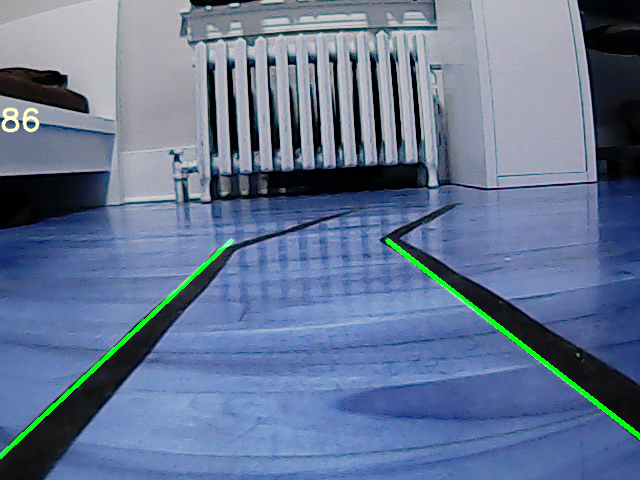
#> input picture AutonomousCar/000_086.png, 640 x 480 px, given in place of the camera
$ python laneDetectionModule.py
#> lines starting #> are read from the running program, lines starting #| are printed output that depends on the picture; after the words box and inside, x2 and y2 are one past the last pixel; in counts of white or black regions, pixels touching at a corner belong together
##################################################################################################################

# This module defines all the functions for image processing in order to detect lines and calculate steering angle.

###################################################################################################################

# Import packages
import cv2
import numpy as np
import math


'''
description: Calculate region of interest
param: image, points
return: image
'''
def ROI(img, vertices):
    mask = np.zeros_like(img)
    matchMaskColor = 255
    cv2.fillPoly(mask, vertices, matchMaskColor)
    maskedImage = cv2.bitwise_and(img, mask)
    return maskedImage


'''
description: Display detected lines in a separate window
param: image, lines
return: image
'''
def displayLines(img, lines):
    copyImage = np.copy(img)
    emptyImage = np.zeros((copyImage.shape[0], copyImage.shape[1], 3), dtype=np.uint8)

    if lines is None:
        return None
    else:
        for line in lines:
            for x1, y1, x2, y2 in line:
                cv2.line(emptyImage, (x1, y1), (x2, y2), (0, 255, 0), thickness=3)
        img = cv2.addWeighted(img, 0.8, emptyImage, 1, 0.0)

    return img


'''
description: Calculate ceneter lines from left and right boundry lines
param: image, lines
return: lines
'''
def findBoundryLines(img, lines):
    height, width, channel = img.shape
    laneLines = []
    leftLaneLine = []
    rightLaneLine = []
    leftBoundary = width * 2/3
    rightBoundary = width / 3

    if lines is None:
        print('No lane lines detected')
        return laneLines
    else:
        for line in lines:
            for x1, y1, x2, y2 in line:
                if x1 == x2:
                    continue
                fit = np.polyfit((x1, x2), (y1, y2), 1)
                slope = fit[0]
                intercept = fit[1]
                if slope < 0:
                    if x1 < leftBoundary and x2 < leftBoundary:
                        leftLaneLine.append((slope, intercept))
                else:
                    if x1 > rightBoundary and x2 > rightBoundary:
                        rightLaneLine.append((slope, intercept))

        leftAverage = np.average(leftLaneLine, axis=0)
        if len(leftLaneLine) > 0:
            slope, intercept = leftAverage
            y1 = height  # bottom of the frame
            y2 = int(y1 * 1 / 2)  # make points from middle of the frame down

            # bound the coordinates within the frame
            x1 = max(-width, min(2 * width, int((y1 - intercept) / slope)))
            x2 = max(-width, min(2 * width, int((y2 - intercept) / slope)))
            laneLines.append([[x1, y1, x2, y2]])
        rightAverage = np.average(rightLaneLine, axis=0)

        if len(rightLaneLine) > 0:
            slope, intercept = rightAverage
            y1 = height  # bottom of the frame
            y2 = int(y1 * 1 / 2)  # make points from middle of the frame down

            # bound the coordinates within the frame
            x1 = max(-width, min(2 * width, int((y1 - intercept) / slope)))
            x2 = max(-width, min(2 * width, int((y2 - intercept) / slope)))
            laneLines.append([[x1, y1, x2, y2]])
            print(len(laneLines))

    return laneLines


'''
description: Calculate steering angle from the center line(caluculated above)
param: image, lines
return: int
'''
def findSteeringAngle(frame, laneLines):
    if laneLines == 0:
        return -90
    else:
        height, width, _ = frame.shape
        if len(laneLines) == 1:
            x1, _, x2, _ = laneLines[0][0]
            x_offset = x2 - x1
        else:
            _, _, left_x2, _ = laneLines[0][0]
            _, _, right_x2, _ = laneLines[1][0]
            camera_mid_offset_percent = 0.02 # 0.0 means car pointing to center, -0.03: car is centered to left, +0.03 means car pointing to right
            mid = int(width / 2 * (1 + camera_mid_offset_percent))
            x_offset = (left_x2 + right_x2) / 2 - mid

        # find the steering angle, which is angle between navigation direction to end of center line
        y_offset = int(height / 2)

        angle_to_mid_radian = math.atan(x_offset / y_offset)  # angle (in radian) to center vertical line
        angle_to_mid_deg = int(angle_to_mid_radian * 180.0 / math.pi)  # angle (in degrees) to center vertical line
        steering_angle = angle_to_mid_deg + 90  # this is the steering angle needed by picar front wheel

        return steering_angle


'''
description: Core function of the module
             - returns steering angle when you pass images as a parameter
             - call all the function we defined above
param: image
return: int(steering angle)
'''
def steeringAngleFromImage(image):
    i=0

    #------------------------------   Image Preprocessing steps   --------------------------------------------

    image = cv2.cvtColor(image, cv2.COLOR_BGR2RGB)
    kernel = np.ones((5, 5), np.uint8)
    erosion = cv2.erode(image, kernel, iterations=1)
    dialation = cv2.dilate(image, kernel, iterations=1)
    blackwhiteimage = cv2.cvtColor(dialation, cv2.COLOR_BGR2GRAY)
    edges = cv2.Canny(blackwhiteimage, 100, 200, apertureSize=3)


    ##----------------------------------   Display Images from each preprocessing step  ----------------------------
    cv2.imshow('Original', image)
    cv2.imshow("dialation", dialation)
    cv2.imshow('B/W', blackwhiteimage)
    cv2.imshow("erosion", erosion)
    cv2.imshow('Edge Detection', edges)


    #---------------------------------------  Define the Region of Interest    -------------------------------------

    height = edges.shape[0]
    width = edges.shape[1]

    ROI_vertices = [
        (0, height * 1 / 2),
        (width, height * 1 / 2),
        (width, height),
        (0, height)
    ]

    ROIimage = ROI(edges, np.array([ROI_vertices], np.int32), )

    #Detecting Lines using HoughLines Algorithm
    lines = cv2.HoughLinesP(ROIimage, 1, np.pi / 180, 100, minLineLength=100, maxLineGap=10)

    lane_lines = findBoundryLines(image, lines)
    steeringAngle = findSteeringAngle(image, lane_lines)
    return steeringAngle

'''
description: main function - testing all the functions we have defined in the module
param: None
return: none
'''
def main():
    camera = cv2.VideoCapture(-1)
    camera.set(3, 640)
    camera.set(4, 480)

    while (camera.isOpened()):

        ret, image = camera.read()
#> image is the input picture: shape (480, 640, 3); mean B, G, R 146.8, 117.1, 99.3
        steeringAngle = steeringAngleFromImage(image)
#> in steeringAngleFromImage, `erosion = cv2.erode(image, kernel, iterations=1)`:
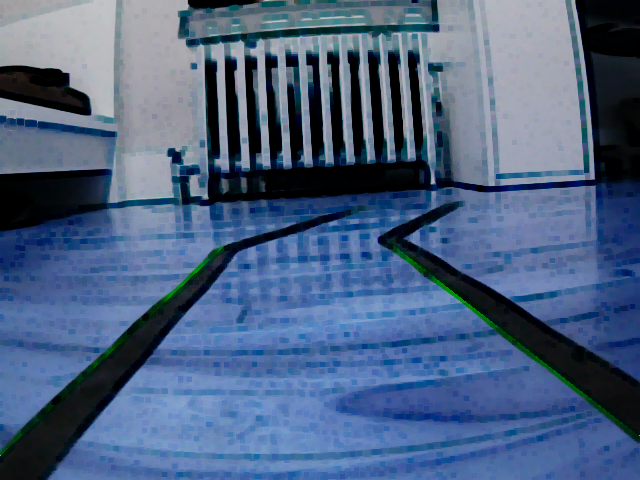
#> erosion: shape (480, 640, 3); mean R, G, B 76.6, 97.9, 129.9
#> in steeringAngleFromImage, `dialation = cv2.dilate(image, kernel, iterations=1)`:
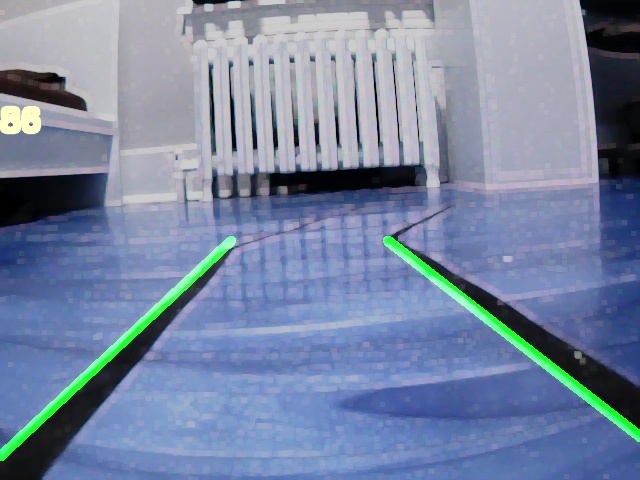
#> dialation: shape (480, 640, 3); mean R, G, B 119.5, 134.2, 161.7
#> in steeringAngleFromImage, `blackwhiteimage = cv2.cvtColor(dialation, cv2.COLOR_BGR2GRAY)`:
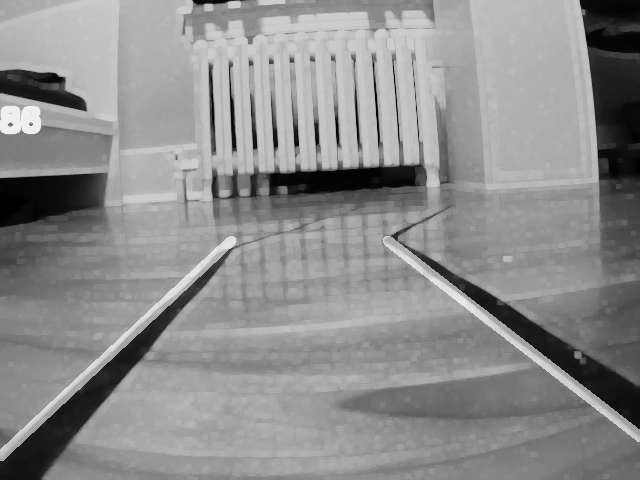
#> blackwhiteimage: shape (480, 640); min 0, max 239, mean 140.8
#> in steeringAngleFromImage, `edges = cv2.Canny(blackwhiteimage, 100, 200, apertureSize=3)`:
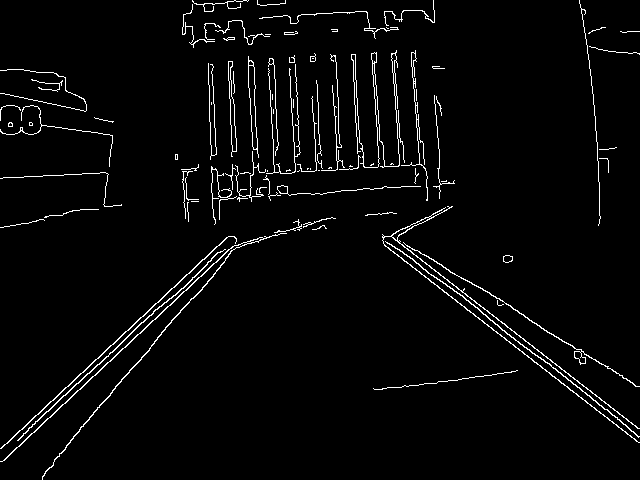
#> edges: shape (480, 640); 3.2% white in thin lines or dots
#> in ROI, `cv2.fillPoly(mask, vertices, matchMaskColor)`:
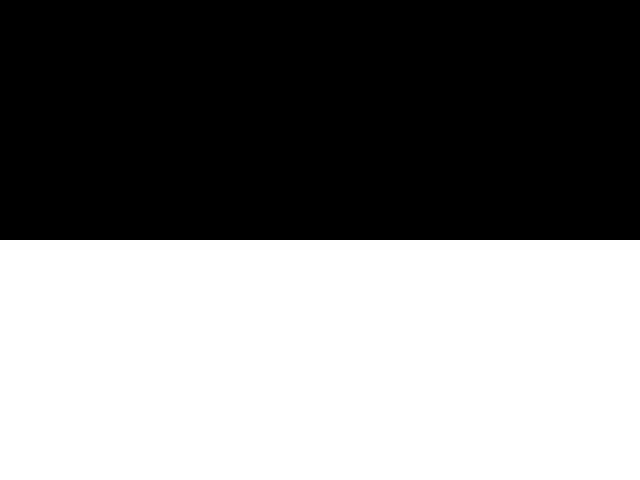
#> mask: shape (480, 640); 50% white; 1 white region, box (x1, y1, x2, y2) and area: (0, 240, 640, 480) 153600
#> in ROI, `maskedImage = cv2.bitwise_and(img, mask)`:
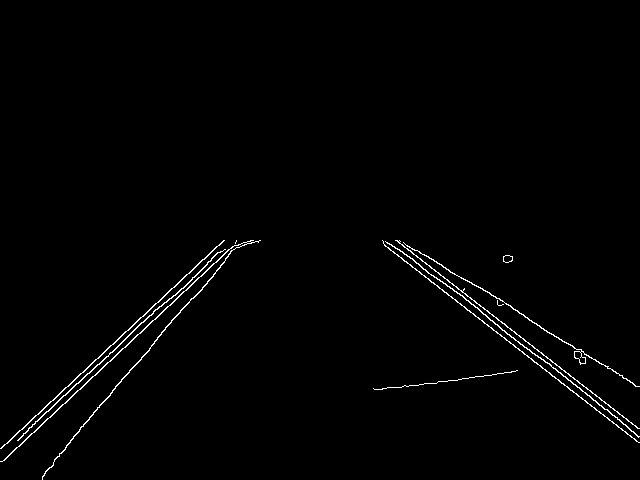
#> maskedImage: shape (480, 640); 1.2% white in thin lines or dots, all inside (x1, y1, x2, y2) = (0, 240, 640, 480)
#> in steeringAngleFromImage, `lines = cv2.HoughLinesP(ROIimage, 1, np.pi / 180, 100, minLineLength=1..`: lines = [[0, 448, 223, 240], [383, 243, 638, 442], [396, 240, 637, 428], [2, 461, 235, 243], [23, 434, 164, 302], [436, 277, 633, 431], [80, 427, 225, 260], [45, 471, 132, 368], [401, 387, 515, 371]]
#> the loop in findBoundryLines, `for line in lines:` made 9 passes
#> after the loop in findBoundryLines, `for line in lines:`: leftLaneLine = [(-0.933, 448), (-0.936, 462.9), (-0.936, 455.5), (-1.15, 519.1), (-1.18, 524.3)]; rightLaneLine = [(0.78, -55.89), (0.78, -68.91), (0.782, -63.83)]
#> in findBoundryLines, `leftAverage = np.average(leftLaneLine, axis=0)`: leftAverage = [-1.03, 482]
#> in findBoundryLines, `slope, intercept = leftAverage`: slope = -1.03; intercept = 482
#> in findBoundryLines, `x1 = max(-width, min(2 * width, int((y1 - intercept) / slope)))`: x1 = 1
#> in findBoundryLines, `x2 = max(-width, min(2 * width, int((y2 - intercept) / slope)))`: x2 = 235
#> in findBoundryLines, `rightAverage = np.average(rightLaneLine, axis=0)`: rightAverage = [0.781, -62.88]
#> in findBoundryLines, `slope, intercept = rightAverage`: slope = 0.781; intercept = -62.88
#> in findBoundryLines, `x1 = max(-width, min(2 * width, int((y1 - intercept) / slope)))`: x1 = 695
#> in findBoundryLines, `x2 = max(-width, min(2 * width, int((y2 - intercept) / slope)))`: x2 = 387
#| 2
#> in steeringAngleFromImage, `lane_lines = findBoundryLines(image, lines)`: lane_lines = [[[1, 480, 235, 240]], [[695, 480, 387, 240]]]
#> in findSteeringAngle, `_, _, left_x2, _ = laneLines[0][0]`: left_x2 = 235
#> in findSteeringAngle, `_, _, right_x2, _ = laneLines[1][0]`: right_x2 = 387
#> in findSteeringAngle, `x_offset = (left_x2 + right_x2) / 2 - mid`: x_offset = -15
#> in findSteeringAngle, `angle_to_mid_radian = math.atan(x_offset / y_offset)`: angle_to_mid_radian = -0.0624
#> in findSteeringAngle, `angle_to_mid_deg = int(angle_to_mid_radian * 180.0 / math.pi)`: angle_to_mid_deg = -3
#> in findSteeringAngle, `steering_angle = angle_to_mid_deg + 90`: steering_angle = 87
#> steeringAngle = 87
        font = cv2.FONT_HERSHEY_SIMPLEX
        cv2.putText(image, str(steeringAngle), (0, 130), font, 1, (200, 255, 255), 2, cv2.LINE_AA)
#> image: shape (480, 640, 3); 0.1% of pixels changed, all inside (x1, y1, x2, y2) = (1, 107, 40, 133)

        if cv2.waitKey(1) & 0xFF == ord('q'):
#> (key q is pressed here)
            break

    camera.release()
    cv2.destroyAllWindows()


## Calling the main function

if __name__ == '__main__':
    main()
